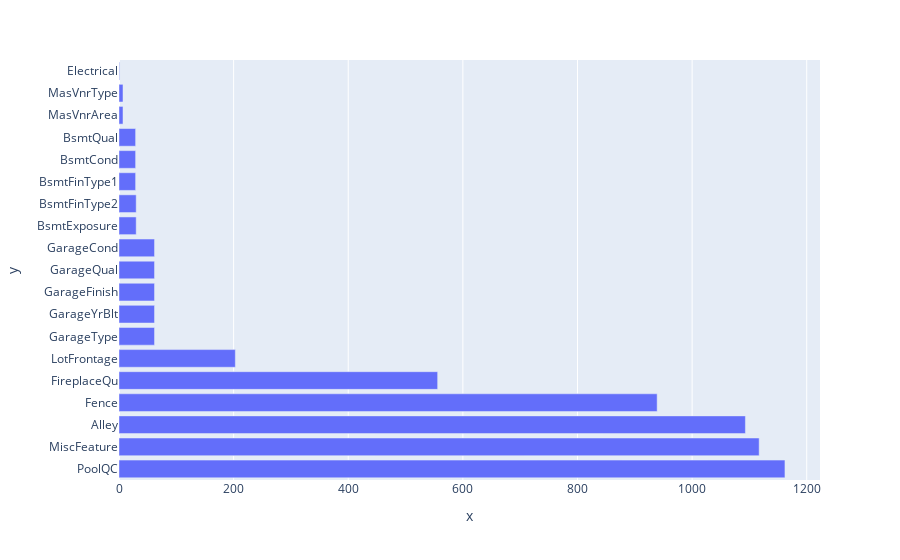

Here is the notebook cell this chart was saved with:
### Code cell
# plot 
h_bar = px.bar(x = Missing_values.values, y = Missing_values.index, orientation='h')
h_bar.show()

### Figure 1 — Plotly figure (JSON) as saved in the notebook; plotly's stock layout.template omitted (floating-point values rounded to 4 significant figures)
{"data": [{"alignmentgroup": "True", "hovertemplate": "x=%{x}<br>y=%{y}<extra></extra>", "legendgroup": "", "marker": {"color": "#636efa", "pattern": {"shape": ""}}, "name": "", "offsetgroup": "", "orientation": "h", "showlegend": false, "textposition": "auto", "type": "bar", "x": [1162, 1117, 1093, 939, 556, 203, 62, 62, 62, 62, 62, 30, 30, 29, 29, 29, 7, 7, 1], "xaxis": "x", "y": ["PoolQC", "MiscFeature", "Alley", "Fence", "FireplaceQu", "LotFrontage", "GarageType", "GarageYrBlt", "GarageFinish", "GarageQual", "GarageCond", "BsmtExposure", "BsmtFinType2", "BsmtFinType1", "BsmtCond", "BsmtQual", "MasVnrArea", "MasVnrType", "Electrical"], "yaxis": "y"}], "layout": {"barmode": "relative", "legend": {"tracegroupgap": 0}, "margin": {"t": 60}, "xaxis": {"anchor": "y", "domain": [0, 1], "title": {"text": "x"}}, "yaxis": {"anchor": "x", "domain": [0, 1], "title": {"text": "y"}}}}
